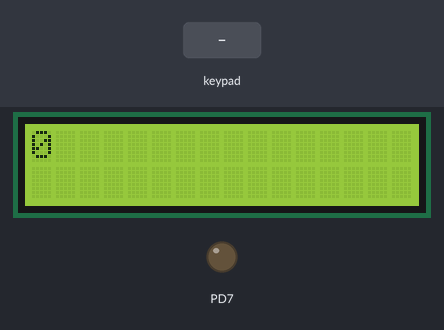
The program below on a simulated ATmega16, built with avr-gcc and emulated at 8 MHz. On the bench: 16×2 character LCD, output pins drawn as LEDs (lit = HIGH). Wiring (inferred from the signals the program sends): 3×3 keypad with keys 1 2 3 4 5 6 7 8 9: rows PD2, PD3, PD4; columns PD5, PD6, PA3. Wiring (inferred from the names in the program): character LCD (HD44780): RS PD0; E PD1; data PC4, PC5, PC6, PC7. Inputs (shaded band) come from the test bench. Pins used as bus, display or sensor lines are not drawn.

Above: at 1.2 s.
1.3 s: key '6' pressed
At 2.8 s:
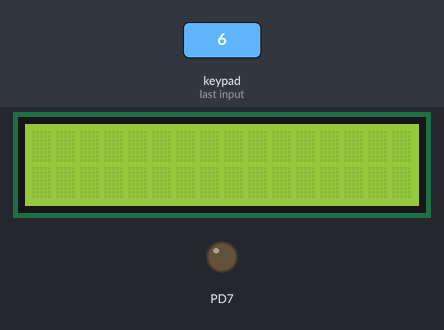
3.1 s: keypad keys 1 2 pressed 0.4 s apart
At 3.53 s:
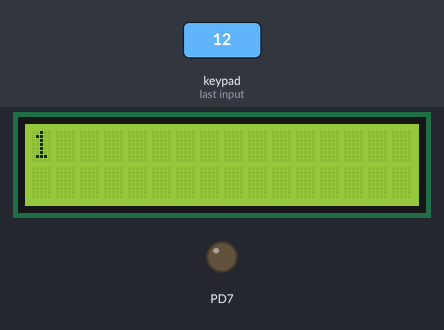
5.4 s: keypad keys 2 5 pressed 0.4 s apart
At 6.12 s:
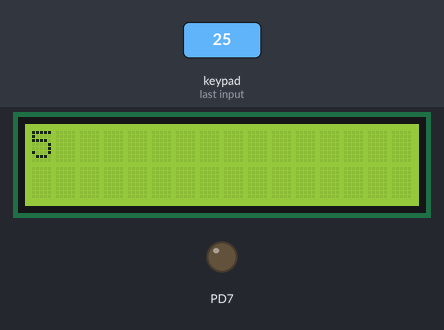
7.7 s: key '4' pressed
At 7.91 s:
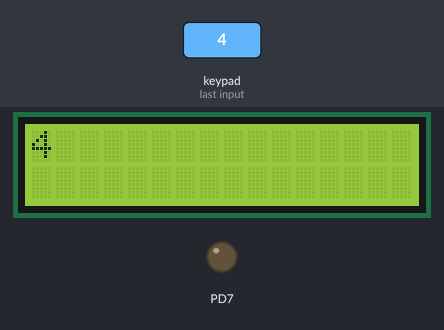
9.4 s: key '1' pressed
At 9.61 s:
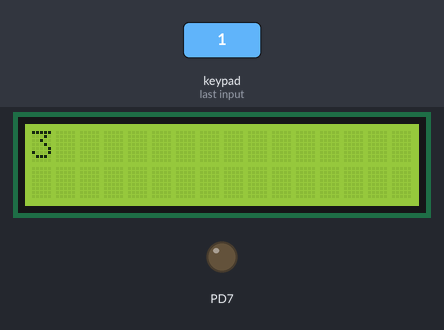
11.2 s: key '2' pressed
At 11.41 s:
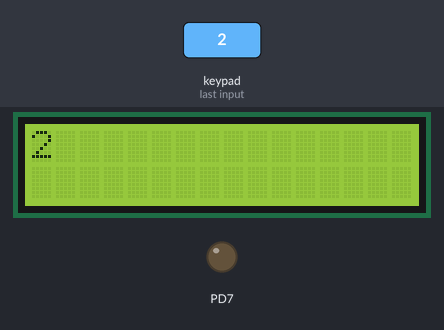
Timing chart, 0 to 13.9 s (numbered marks = the images above; inputs shaded):
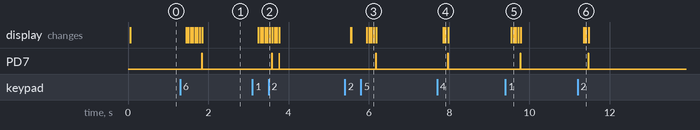

The program:

main.c
```c
/*
 * elvator.c
 *
 * Created: 28/01/2020 06:06:22 م
 * Author : mohamed khaled
 */

#include <avr/io.h>
#include "lcd.h"
#include "keypad.h"
#include "std_macros.h"

uint8_t currentState = '0';
int main (){
	keypad_init();
	DDRD |= (1<<7);
	lcd_init();
	_delay_ms(20);
	lcd_write(currentState);


	while (1){

		volatile enteredNum = 0  ;

		do
		{
			enteredNum = keypad_getKey();
		} while (enteredNum == 0);

		if (enteredNum == currentState){
			lcd_write (currentState);
			_delay_ms(10);
			lcd_clear();
		}
		 if (enteredNum > currentState )
		{
			uint8_t i = 0;
			for (i=currentState;i<=enteredNum;i++){
				currentState = i ;
				lcd_write (currentState);
				_delay_ms(50);
				lcd_clear();

			}

			PORTD |= (1<<7);
			_delay_ms(10);
			PORTD &= ~(1<<7);

		}

		if(enteredNum < currentState )
		{
			uint8_t i=0;

			for ( i=currentState;i>=enteredNum;i--){
				currentState = i ;
				lcd_write (currentState);
				_delay_ms(50);
				lcd_clear();


			}
			PORTD |= (1<<7);
			_delay_ms(10);
			PORTD &= ~(1<<7);

		}

	}

}
```

std_macros.h
```c
#ifndef STD_MACROS_H_
#define STD_MACROS_H_

#include <avr/io.h>
#define F_CPU 8000000UL
#include <util/delay.h>
#include <avr/interrupt.h>
#include <stdint.h>
#define SETBIT(REG,BIT)  (REG |= 1 << BIT)
#define CLRBIT(REG,BIT)  (REG &= ~(1 << BIT))
#define TOGBIT(REG,BIT)  (REG ^= 1 << BIT)
#define READBIT(REG,BIT)  ((REG >> BIT) & 1)

#endif 
```

keypad.c
```c
#include "keypad.h"

uint8_t ret_arr[3][3]= {{'1','2','3'},
						{'4','5','6'},
						{'7','8','9'}};

void keypad_init(void)
{
	//set bit direction
	DDRD|=(7<<PD2);
	DDRD&=~(3<<PD5);
	DDRA&=~(1<<PA3);

	//enable pull-up resistor for input pins
	//initialize output pins with 1
	PORTD |= (31<<PD2);
	PORTA |= (1<<PA3);
}

uint8_t keypad_getKey(void)
{
	// All Rows is HIGH
	PORTD |= (7<<PD2);
	PORTD &=~(1<<PD2);	//Except Row1

	if (!(PIND & (1<<PD5)))
	{
		while(!(PIND & (1<<PD5)));
		return ret_arr[0][0];	//'1'
	}
	else if (!(PIND & (1<<PD6)))
	{
		while(!(PIND & (1<<PD6)));
		return ret_arr[0][1];	//'2'
	}
	else if (!(PINA & (1<<PA3)))
	{
		while(!(PINA & (1<<PA3)));
		return ret_arr[0][2];	//'3'
	}

	// All Rows is HIGH
	PORTD |= (7<<PD2);
	PORTD &=~(1<<PD3);	//Except Row2

	if (!(PIND & (1<<PD5)))
	{
		while(!(PIND & (1<<PD5)));
		return ret_arr[1][0];	//'4'
	}
	else if (!(PIND & (1<<PD6)))
	{
		while(!(PIND & (1<<PD6)));
		return ret_arr[1][1];	//'5'
	}
	else if (!(PINA & (1<<PA3)))
	{
		while(!(PINA & (1<<PA3)));
		return ret_arr[1][2];	//'6'
	}

	// All Rows is HIGH
	PORTD |= (7<<PD2);
	PORTD &=~(1<<PD4);	//Except Row3

	if (!(PIND & (1<<PD5)))
	{
		while(!(PIND & (1<<PD5)));
		return ret_arr[2][0];	//'7'
	}
	else if (!(PIND & (1<<PD6)))
	{
		while(!(PIND & (1<<PD6)));
		return ret_arr[2][1];	//'8'
	}
	else if (!(PINA & (1<<PA3)))
	{
		while(!(PINA & (1<<PA3)));
		return ret_arr[2][2];	//'9'
	}
	return Not_Pressed;	//no key is pressed
}
```

keypad.h
```c
#ifndef KEYPAD_H_
#define KEYPAD_H_
#include <avr/io.h>

#define Not_Pressed	0

void keypad_init(void);
uint8_t keypad_getKey(void);

#endif	/*KEYPAD_H_*/
```

lcd.c
```c
#include "lcd.h"

#include <stdarg.h>
#include <stdio.h>
#include <util/delay.h>


void lcd_send(uint8_t value, uint8_t mode);
void lcd_write_nibble(uint8_t nibble);

static uint8_t lcd_displayparams;
static char lcd_buffer[LCD_COL_COUNT + 1];

void lcd_command(uint8_t command) {
	lcd_send(command, 0);
}

void lcd_write(uint8_t value) {
	lcd_send(value, 1);
}

void lcd_send(uint8_t value, uint8_t mode) {
	if (mode) {
		LCD_CONTROL_R |=  (1 << LCD_RS);
		} else {
		LCD_CONTROL_R = LCD_CONTROL_R & ~(1 << LCD_RS);
	}

	LCD_CONTROL_R = LCD_CONTROL_R /*& ~(1 << LCD_RW)*/;

	lcd_write_nibble(value >> 4);
	lcd_write_nibble(value);
}

void lcd_write_nibble(uint8_t nibble) {
	LCD_DATA_R = (LCD_DATA_R & 0xff & ~(0x0f << LCD_D0)) | ((nibble & 0x0f) << LCD_D0);

	LCD_CONTROL_R = LCD_CONTROL_R & ~(1 << LCD_EN);
	LCD_CONTROL_R = LCD_CONTROL_R | (1 << LCD_EN);
	LCD_CONTROL_R = LCD_CONTROL_R & ~(1 << LCD_EN);
	_delay_ms(0.3);																// If delay less than this value, the data is not correctly displayed
}

void lcd_init(void) {
	// Configure pins as output
	LCD_CONTROL_DDR = LCD_CONTROL_DDR
	| (1 << LCD_RS)
	/* | (1 << LCD_RW)*/
	| (1 << LCD_EN);

	LCD_DATA_DDR = LCD_DATA_DDR
	| (1 << LCD_D0)
	| (1 << LCD_D1)
	| (1 << LCD_D2)
	| (1 << LCD_D3);

	// Wait for LCD to become ready (docs say 15ms+)
	_delay_ms(15);

	LCD_CONTROL_R = LCD_CONTROL_R
	& ~(1 << LCD_EN)
	& ~(1 << LCD_RS)
	/* & ~(1 << LCD_RW)*/;

	_delay_ms(4.1);

	lcd_write_nibble(0x03); // Switch to 4 bit mode
	_delay_ms(4.1);

	lcd_write_nibble(0x03); // 2nd time
	_delay_ms(4.1);

	lcd_write_nibble(0x03); // 3rd time
	_delay_ms(4.1);

	lcd_write_nibble(0x02); // Set 8-bit mode (?)

	lcd_command(LCD_FUNCTIONSET | LCD_4BITMODE | LCD_2LINE | LCD_5x8DOTS);

	lcd_displayparams = LCD_CURSOROFF | LCD_BLINKOFF;
	lcd_command(LCD_DISPLAYCONTROL | lcd_displayparams);

	lcd_displayparams = LCD_CURSOROFF | LCD_BLINKOFF;
	lcd_command(LCD_DISPLAYCONTROL | lcd_displayparams);
	lcd_on();
	lcd_disable_blinking();
	lcd_disable_cursor();
	lcd_disable_autoscroll();
	lcd_set_left_to_right();
	lcd_command(LCD_RETURNHOME);
	lcd_command(LCD_CLEARDISPLAY);
}

void lcd_on(void) {
	lcd_displayparams |= LCD_DISPLAYON;
	lcd_command(LCD_DISPLAYCONTROL | lcd_displayparams);
}

void lcd_off(void) {
	lcd_displayparams &= ~LCD_DISPLAYON;
	lcd_command(LCD_DISPLAYCONTROL | lcd_displayparams);
}

void lcd_clear(void) {
	lcd_command(LCD_CLEARDISPLAY);
	lcd_return_home();
	_delay_ms(2);
}

void lcd_return_home(void) {
	lcd_command(LCD_RETURNHOME);
	_delay_ms(2);
}

void lcd_enable_blinking(void) {
	lcd_displayparams |= LCD_BLINKON;
	lcd_command(LCD_DISPLAYCONTROL | lcd_displayparams);
}

void lcd_disable_blinking(void) {
	lcd_displayparams &= ~LCD_BLINKON;
	lcd_command(LCD_DISPLAYCONTROL | lcd_displayparams);
}

void lcd_enable_cursor(void) {
	lcd_displayparams |= LCD_CURSORON;
	lcd_command(LCD_DISPLAYCONTROL | lcd_displayparams);
}

void lcd_disable_cursor(void) {
	lcd_displayparams &= ~LCD_CURSORON;
	lcd_command(LCD_DISPLAYCONTROL | lcd_displayparams);
}

void lcd_scroll_left(void) {
	lcd_command(LCD_CURSORSHIFT | LCD_DISPLAYMOVE | LCD_MOVELEFT);
}

void lcd_scroll_right(void) {
	lcd_command(LCD_CURSORSHIFT | LCD_DISPLAYMOVE | LCD_MOVERIGHT);
}

void lcd_set_left_to_right(void) {
	lcd_displayparams |= LCD_ENTRYLEFT;
	lcd_command(LCD_ENTRYMODESET | lcd_displayparams);
}

void lcd_set_right_to_left(void) {
	lcd_displayparams &= ~LCD_ENTRYLEFT;
	lcd_command(LCD_ENTRYMODESET | lcd_displayparams);
}

void lcd_enable_autoscroll(void) {
	lcd_displayparams |= LCD_ENTRYSHIFTINCREMENT;
	lcd_command(LCD_ENTRYMODESET | lcd_displayparams);
}

void lcd_disable_autoscroll(void) {
	lcd_displayparams &= ~LCD_ENTRYSHIFTINCREMENT;
	lcd_command(LCD_ENTRYMODESET | lcd_displayparams);
}

void lcd_create_char(uint8_t location, uint8_t *charmap) {
	lcd_command(LCD_SETCGRAMADDR | ((location & 0x7) << 3));
	for (int i = 0; i < 8; i++) {
		lcd_write(charmap[i]);
	}
}

void lcd_set_cursor(uint8_t col, uint8_t row) {
	static uint8_t offsets[] = { 0x00, 0x40, 0x14, 0x54 };
	if (row > 3) {
		row = 3;
	}

	lcd_command(LCD_SETDDRAMADDR | (col + offsets[row]));
}

void lcd_puts(char *string) {
	for (char *it = string; *it; it++) {
		lcd_write(*it);
	}
}

void lcd_printf(char *format, ...) {
	va_list args;

	va_start(args, format);
	vsnprintf(lcd_buffer, LCD_COL_COUNT + 1, format, args);
	va_end(args);

	lcd_puts(lcd_buffer);
}

void LCD_display_number (int Number )
{

	char  str[7];

	sprintf(str,"%d",Number);	// Adjust the formatting to your liking.

	lcd_printf (str) ;

}

void LCD_display_real_number (double  Number )
{

	char  str[16];


	char *tmpSign = (Number < 0) ? "-" : "";
	float tmpVal = (Number < 0) ? -Number : Number;

	int tmpInt1 = tmpVal;                  // Get the integer (678).
	float tmpFrac = tmpVal - tmpInt1;      // Get fraction (0.0123).
	int tmpInt2 = tmpFrac * 10000;  // Turn into integer (123).

	// Print as parts, note that you need 0-padding for fractional bit.

	sprintf (str, "%s%d.%04d", tmpSign, tmpInt1, tmpInt2);


	lcd_printf(str) ;

}
```

lcd.h
```c
#pragma once

#include <avr/io.h>

// Edit these
#define LCD_DATA_DDR	DDRC
#define LCD_DATA_R		PORTC

#define LCD_CONTROL_DDR	DDRD
#define LCD_CONTROL_R	PORTD

#define LCD_RS 0
//#define LCD_RW 1
#define LCD_EN 1
#define LCD_D0 4
#define LCD_D1 5
#define LCD_D2 6
#define LCD_D3 7

#define LCD_COL_COUNT 16
#define LCD_ROW_COUNT 2

static uint8_t counter=0;

// The rest should be left alone
#define LCD_CLEARDISPLAY   0x01
#define LCD_RETURNHOME     0x02
#define LCD_ENTRYMODESET   0x04
#define LCD_DISPLAYCONTROL 0x08
#define LCD_CURSORSHIFT    0x10
#define LCD_FUNCTIONSET    0x20
#define LCD_SETCGRAMADDR   0x40
#define LCD_SETDDRAMADDR   0x80

#define LCD_ENTRYRIGHT          0x00
#define LCD_ENTRYLEFT           0x02
#define LCD_ENTRYSHIFTINCREMENT 0x01
#define LCD_ENTRYSHIFTDECREMENT 0x00

#define LCD_DISPLAYON  0x04
#define LCD_DISPLAYOFF 0x00
#define LCD_CURSORON   0x02
#define LCD_CURSOROFF  0x00
#define LCD_BLINKON    0x01
#define LCD_BLINKOFF   0x00

#define LCD_DISPLAYMOVE 0x08
#define LCD_CURSORMOVE  0x00
#define LCD_MOVERIGHT   0x04
#define LCD_MOVELEFT    0x00

#define LCD_8BITMODE 0x10
#define LCD_4BITMODE 0x00
#define LCD_2LINE    0x08
#define LCD_1LINE    0x00
#define LCD_5x10DOTS 0x04
#define LCD_5x8DOTS  0x00

void lcd_init(void);

void lcd_command(uint8_t command);
void lcd_write(uint8_t value);

void lcd_on(void);
void lcd_off(void);

void lcd_clear(void);
void lcd_return_home(void);

void lcd_enable_blinking(void);
void lcd_disable_blinking(void);

void lcd_enable_cursor(void);
void lcd_disable_cursor(void);

void lcd_scroll_left(void);
void lcd_scroll_right(void);

void lcd_set_left_to_right(void);
void lcd_set_right_to_left(void);

void lcd_enable_autoscroll(void);
void lcd_disable_autoscroll(void);

void lcd_create_char(uint8_t location, uint8_t *charmap);

void lcd_set_cursor(uint8_t col, uint8_t row);

void lcd_puts(char *string);
void lcd_printf(char *format, ...);

void LCD_display_number (int Number );
void LCD_display_real_number (double  Number );
```

Measured:
- after the input at 1.3 s, PD7: LOW → HIGH after 0.54 s, → LOW 0.01 s later; the display: first changes after 0.15 s (image 1 shows a later state)
- after the input at 3.1 s, PD7: alternates HIGH for 0.01 s and LOW for 0.17 s, 4 changes in all, then stays LOW, starting after 0.48 s; the display: first changes after 0.15 s (image 2 shows a later state)
- after the input at 5.4 s, PD7: LOW → HIGH after 0.77 s, → LOW 0.01 s later; the display: first changes after 0.15 s (image 3 shows a later state)
- after the input at 7.7 s, PD7: LOW → HIGH after 0.26 s, → LOW 0.01 s later; the display: first changes after 0.15 s (image 4 shows a later state)
- after the input at 9.4 s, PD7: LOW → HIGH after 0.37 s, → LOW 0.01 s later; the display: first changes after 0.15 s (image 5 shows a later state)
- after the input at 11.2 s, PD7: LOW → HIGH after 0.26 s, → LOW 0.01 s later; the display: first changes after 0.15 s (image 6 shows a later state)
